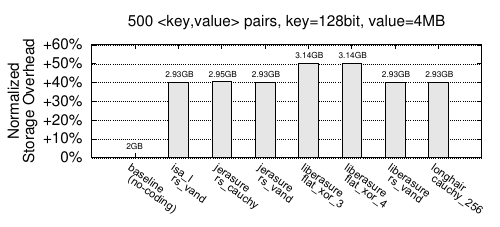

Generate this figure with gnuplot:
set term post color eps 22 enhanced
set output "macrobench_storage_overhead.eps"
load "../../../papers/DAIS-2016/plots/styles.inc"
set size 1,0.65
set lmargin 10
set rmargin 2
set tmargin 3
set bmargin 4.5
set grid noxtics ytics
set style histogram gap 1
set style data histograms
set ylabel "Normalized\nStorage Overhead"
set style fill solid 1.00 border 0
set boxwidth 0.9
set yrange[100:160]#3345779097.5
#set xrange [0.5:]
#set ytics ("1GB" 1048593032.5, "2GB" 2097186065, "3GB" 3145779097.5) # "2.5GB" 2621482581.25,
set ytics ("0%%" 100,"+10%%" 110,"+20%%" 120,"+30%%" 130,"+40%%" 140,"+50%%" 150,"+60%%" 160)
set xtics rotate by -35 font "Arial,16"
set key horizontal outside sample 0.1
set title "500 <key,value> pairs, key=128bit, value=4MB"

set label 1001 "2GB" at  -0.2,106  font "Helvetica,12" front
set label 1002 "2.93GB" at 0.7,144 font "Helvetica,12" front
set label 1003 "2.95GB" at 1.7,144 font "Helvetica,12" front
set label 1004 "2.93GB" at 2.7,144 font "Helvetica,12" front
set label 1005 "3.14GB" at 3.7,154 font "Helvetica,12" front
set label 1006 "3.14GB" at 4.7,154 font "Helvetica,12" front
set label 1007 "2.93GB" at 5.7,144 font "Helvetica,12" front
set label 1008 "2.93GB" at 6.7,144 font "Helvetica,12" front
#
plot "data/overhead.txt" u ($3):xtic(1) ls 1 notitle "4 MB"

!epstopdf "macrobench_storage_overhead.eps"
!rm "macrobench_storage_overhead.eps"
quit
